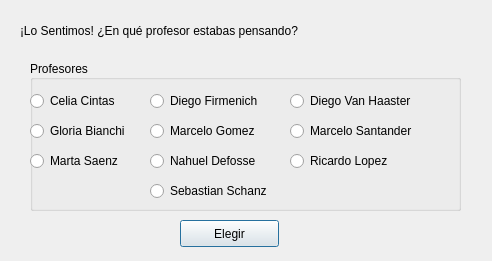
<?xml version="1.0" encoding="UTF-8"?>
<ui version="4.0">
 <class>eleccion_profesor</class>
 <widget class="QDialog" name="eleccion_profesor">
  <property name="geometry">
   <rect>
    <x>0</x>
    <y>0</y>
    <width>492</width>
    <height>261</height>
   </rect>
  </property>
  <property name="windowTitle">
   <string>Elegir Profesor</string>
  </property>
  <widget class="QPushButton" name="elegirbtn">
   <property name="geometry">
    <rect>
     <x>180</x>
     <y>220</y>
     <width>99</width>
     <height>27</height>
    </rect>
   </property>
   <property name="text">
    <string>Elegir</string>
   </property>
  </widget>
  <widget class="QLabel" name="disculpasLb">
   <property name="geometry">
    <rect>
     <x>20</x>
     <y>16</y>
     <width>361</width>
     <height>31</height>
    </rect>
   </property>
   <property name="text">
    <string>&lt;html&gt;&lt;head/&gt;&lt;body&gt;&lt;p&gt;¡Lo Sentimos! ¿En qué profesor estabas pensando?&lt;/p&gt;&lt;/body&gt;&lt;/html&gt;</string>
   </property>
  </widget>
  <widget class="QGroupBox" name="groupBox">
   <property name="geometry">
    <rect>
     <x>30</x>
     <y>60</y>
     <width>431</width>
     <height>151</height>
    </rect>
   </property>
   <property name="layoutDirection">
    <enum>Qt::LeftToRight</enum>
   </property>
   <property name="title">
    <string>Profesores</string>
   </property>
   <property name="alignment">
    <set>Qt::AlignLeading|Qt::AlignLeft|Qt::AlignVCenter</set>
   </property>
   <widget class="QRadioButton" name="celiaBtn">
    <property name="geometry">
     <rect>
      <x>0</x>
      <y>30</y>
      <width>150</width>
      <height>22</height>
     </rect>
    </property>
    <property name="text">
     <string>Celia Cintas</string>
    </property>
   </widget>
   <widget class="QRadioButton" name="diegoFBtn">
    <property name="geometry">
     <rect>
      <x>120</x>
      <y>30</y>
      <width>149</width>
      <height>22</height>
     </rect>
    </property>
    <property name="text">
     <string>Diego Firmenich</string>
    </property>
   </widget>
   <widget class="QRadioButton" name="diegoVHBtn">
    <property name="geometry">
     <rect>
      <x>260</x>
      <y>30</y>
      <width>160</width>
      <height>22</height>
     </rect>
    </property>
    <property name="text">
     <string>Diego Van Haaster</string>
    </property>
   </widget>
   <widget class="QRadioButton" name="gloriaBtn">
    <property name="geometry">
     <rect>
      <x>0</x>
      <y>60</y>
      <width>150</width>
      <height>22</height>
     </rect>
    </property>
    <property name="text">
     <string>Gloria Bianchi</string>
    </property>
   </widget>
   <widget class="QRadioButton" name="martaBtn">
    <property name="geometry">
     <rect>
      <x>0</x>
      <y>90</y>
      <width>150</width>
      <height>22</height>
     </rect>
    </property>
    <property name="text">
     <string>Marta Saenz</string>
    </property>
   </widget>
   <widget class="QRadioButton" name="nahuelBtn">
    <property name="geometry">
     <rect>
      <x>120</x>
      <y>90</y>
      <width>149</width>
      <height>22</height>
     </rect>
    </property>
    <property name="text">
     <string>Nahuel Defosse</string>
    </property>
   </widget>
   <widget class="QRadioButton" name="ricardoBtn">
    <property name="geometry">
     <rect>
      <x>260</x>
      <y>90</y>
      <width>160</width>
      <height>22</height>
     </rect>
    </property>
    <property name="text">
     <string>Ricardo Lopez</string>
    </property>
   </widget>
   <widget class="QRadioButton" name="marcelosBtn">
    <property name="geometry">
     <rect>
      <x>260</x>
      <y>60</y>
      <width>160</width>
      <height>22</height>
     </rect>
    </property>
    <property name="text">
     <string>Marcelo Santander</string>
    </property>
   </widget>
   <widget class="QRadioButton" name="marceloGBtn">
    <property name="geometry">
     <rect>
      <x>120</x>
      <y>60</y>
      <width>232</width>
      <height>22</height>
     </rect>
    </property>
    <property name="text">
     <string>Marcelo Gomez</string>
    </property>
   </widget>
   <widget class="QRadioButton" name="sebastianBtn">
    <property name="geometry">
     <rect>
      <x>120</x>
      <y>120</y>
      <width>471</width>
      <height>22</height>
     </rect>
    </property>
    <property name="text">
     <string>Sebastian Schanz</string>
    </property>
   </widget>
  </widget>
 </widget>
 <resources/>
 <connections/>
</ui>
